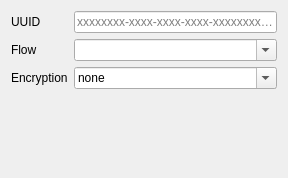
<?xml version="1.0" encoding="UTF-8"?>
<ui version="4.0">
 <class>vlessOutEditor</class>
 <widget class="QWidget" name="vlessOutEditor">
  <property name="geometry">
   <rect>
    <x>0</x>
    <y>0</y>
    <width>288</width>
    <height>178</height>
   </rect>
  </property>
  <property name="windowTitle">
   <string>Form</string>
  </property>
  <layout class="QFormLayout" name="formLayout">
   <item row="0" column="0">
    <widget class="QLabel" name="idLabel_2">
     <property name="text">
      <string>UUID</string>
     </property>
    </widget>
   </item>
   <item row="0" column="1">
    <widget class="QLineEdit" name="vLessIDTxt">
     <property name="text">
      <string/>
     </property>
     <property name="maxLength">
      <number>36</number>
     </property>
     <property name="placeholderText">
      <string notr="true">xxxxxxxx-xxxx-xxxx-xxxx-xxxxxxxxxxxx</string>
     </property>
    </widget>
   </item>
   <item row="2" column="0">
    <widget class="QLabel" name="securityLabel_2">
     <property name="text">
      <string>Encryption</string>
     </property>
    </widget>
   </item>
   <item row="2" column="1">
    <widget class="QComboBox" name="vLessSecurityCombo">
     <property name="sizePolicy">
      <sizepolicy hsizetype="Preferred" vsizetype="Fixed">
       <horstretch>0</horstretch>
       <verstretch>0</verstretch>
      </sizepolicy>
     </property>
     <property name="editable">
      <bool>true</bool>
     </property>
     <item>
      <property name="text">
       <string notr="true">none</string>
      </property>
     </item>
    </widget>
   </item>
   <item row="1" column="0">
    <widget class="QLabel" name="label">
     <property name="text">
      <string>Flow</string>
     </property>
    </widget>
   </item>
   <item row="1" column="1">
    <widget class="QComboBox" name="flowCombo">
     <property name="toolTip">
      <string>&lt;h3&gt;Notes for &lt;code&gt;udp443&lt;/code&gt; Methods&lt;/h3&gt;

&lt;p&gt;Some applications like Google Chrome would attempt to use QUIC protocol instead of TLS, which, won't benefit from XTLS at all. What's worse, QUIC over TCP will cause potential congestion control problem, downgrading your experience.&lt;/p&gt;

&lt;p&gt;Non-&lt;code&gt;udp443&lt;/code&gt; methods block UDP 443 outbound traffic to workaround this situation. If you do want to let it go, use at your own peril.&lt;/p&gt;</string>
     </property>
     <property name="editable">
      <bool>true</bool>
     </property>
     <item>
      <property name="text">
       <string notr="true"/>
      </property>
     </item>
     <item>
      <property name="text">
       <string>xtls-rprx-vision</string>
      </property>
     </item>
     <item>
      <property name="text">
       <string notr="true">xtls-rprx-splice</string>
      </property>
     </item>
     <item>
      <property name="text">
       <string notr="true">xtls-rprx-direct</string>
      </property>
     </item>
     <item>
      <property name="text">
       <string notr="true">xtls-rprx-origin</string>
      </property>
     </item>
     <item>
      <property name="text">
       <string notr="true">xtls-rprx-splice-udp443</string>
      </property>
     </item>
     <item>
      <property name="text">
       <string notr="true">xtls-rprx-direct-udp443</string>
      </property>
     </item>
     <item>
      <property name="text">
       <string notr="true">xtls-rprx-origin-udp443</string>
      </property>
     </item>
    </widget>
   </item>
  </layout>
 </widget>
 <resources/>
 <connections/>
</ui>
